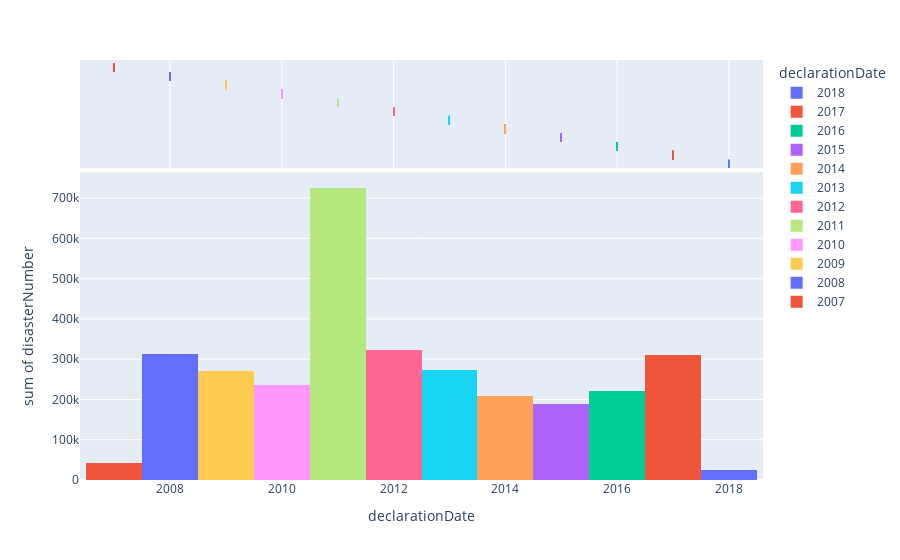

The notebook cell saved with this chart:
### Code cell
fig = px.histogram(df, x="declarationDate", y="disasterNumber", color="declarationDate", marginal="rug",
                   hover_data=df.columns)
fig.show()

### Figure 1 — Plotly figure (JSON) as saved in the notebook; plotly's stock layout.template omitted (floating-point values rounded to 4 significant figures; data arrays with more than 128 entries replaced by an {"elided": "..."} marker saying what was removed)
{"data": [{"alignmentgroup": "True", "bingroup": "x", "histfunc": "sum", "hovertemplate": "declarationDate=%{x}<br>sum of disasterNumber=%{y}<extra></extra>", "legendgroup": "2018", "marker": {"color": "#636efa", "pattern": {"shape": ""}}, "name": "2018", "offsetgroup": "2018", "orientation": "v", "showlegend": true, "type": "histogram", "x": [2018, 2018, 2018, 2018, 2018, 2018], "xaxis": "x", "y": [3397, 4353, 4357, 4356, 4355, 4354], "yaxis": "y"}, {"alignmentgroup": "True", "boxpoints": "all", "customdata": [[0, 2018, 2018, 2018, 2021, "TROPICAL STORM GITA", "Emergency", "AS", "American Samoa", "Hurricane", "0d548a11763653005b93ff0697cacdc6bc9c9cce", "5aa2d570cb4f0f7020b1703a"], [0, 2017, 2018, 2018, 2021, "WILDFIRES, FLOODING, MUDFLOWS, AND DEBRIS FLOWS", "Major Disaster", "CA", "California", "Fire", "b22716ae9f8ea2b112eed98f4b172acbf7a6eb08", "5aa2d570cb4f0f7020b1704a"], [0, 2018, 2018, 2018, 2021, "TROPICAL STORM GITA", "Major Disaster", "AS", "American Samoa", "Hurricane", "e95a392ee062eefc46d4de37bf1e96b54b0057c8", "5aa2d570cb4f0f7020b17049"], [0, 2017, 2018, 2018, 2021, "SEVERE STORM AND FLOODING", "Major Disaster", "VT", "Vermont", "Severe Storm(s)", "c0912a48e90ac7d1ffc39e241b500168b7918a5b", "5aa2d570cb4f0f7020b17058"], [0, 2017, 2018, 2018, 2021, "SEVERE STORM AND FLOODING", "Major Disaster", "NH", "New Hampshire", "Severe Storm(s)", "114d45bd440fff6a48d6e7f51d3463b80a55c21a", "5aa2d570cb4f0f7020b1705d"], [0, 2017, 2018, 2018, 2021, "SEVERE STORM AND FLOODING", "Major Disaster", "ME", "Maine", "Severe Storm(s)", "7524efbf619760559367ec468e244cf1925fb8dd", "5aa2d570cb4f0f7020b17075"]], "fillcolor": "rgba(255,255,255,0)", "hoveron": "points", "hovertemplate": "declarationDate=%{x}<br>data=%{customdata[0]}<br>incidentBeginDate=%{customdata[1]}<br>entryDate=%{customdata[2]}<br>updateDate=%{customdata[3]}<br>lastRefresh=%{customdata[4]}<br>disasterName=%{customdata[5]}<br>declarationType=%{customdata[6]}<br>stateCode=%{customdata[7]}<br>stateName=%{customdata[8]}<br>incidentType=%{customdata[9]}<br>hash=%{customdata[10]}<br>id=%{customdata[11]}<extra></extra>", "jitter": 0, "legendgroup": "2018", "line": {"color": "rgba(255,255,255,0)"}, "marker": {"color": "#636efa", "symbol": "line-ns-open"}, "name": "2018", "offsetgroup": "2018", "showlegend": false, "type": "box", "x": [2018, 2018, 2018, 2018, 2018, 2018], "xaxis": "x2", "yaxis": "y2"}, {"alignmentgroup": "True", "bingroup": "x", "histfunc": "sum", "hovertemplate": "declarationDate=%{x}<br>sum of disasterNumber=%{y}<extra></extra>", "legendgroup": "2017", "marker": {"color": "#EF553B", "pattern": {"shape": ""}}, "name": "2017", "offsetgroup": "2017", "orientation": "v", "showlegend": true, "type": "histogram", "x": [2017, 2017, 2017, 2017, 2017, 2017, 2017, 2017, 2017, 2017, 2017, 2017, 2017, 2017, 2017, 2017, 2017, 2017, 2017, 2017, 2017, 2017, 2017, 2017, 2017, 2017, 2017, 2017, 2017, 2017, 2017, 2017, 2017, 2017, 2017, 2017, 2017, 2017, 2017, 2017, 2017, 2017, 2017, 2017, 2017, 2017, 2017, 2017, 2017, 2017, 2017, 2017, 2017, 2017, 2017, 2017, 2017, 2017, 2017, 2017, 2017, 2017, 2017, 2017, 2017, 2017, 2017, 2017, 2017, 2017, 2017, 2017, 2017, 2017, 2017], "xaxis": "x", "y": [3390, 4352, 3388, 3395, 3392, 4332, 4348, 3384, 4327, 4302, 4342, 4328, 4303, 4341, 4307, 4344, 4334, 4308, 3394, 4317, 4336, 4318, 4351, 3396, 4312, 4349, 3385, 4313, 4347, 4346, 4322, 3391, 4323, 4326, 3381, 3382, 4310, 3383, 4311, 3389, 4320, 4338, 4321, 3393, 4330, 4305, 4339, 4324, 4331, 4306, 3386, 4315, 4345, 4333, 4309, 4350, 4335, 4314, 4343, 4329, 4304, 3387, 4316, 4340, 4325, 4337, 4319, 4300, 4294, 4299, 4298, 4297, 4296, 4295, 4301], "yaxis": "y"}, {"alignmentgroup": "True", "boxpoints": "all", "customdata": {"elided": "75x12 mixed values"}, "fillcolor": "rgba(255,255,255,0)", "hoveron": "points", "hovertemplate": "declarationDate=%{x}<br>data=%{customdata[0]}<br>incidentBeginDate=%{customdata[1]}<br>entryDate=%{customdata[2]}<br>updateDate=%{customdata[3]}<br>lastRefresh=%{customdata[4]}<br>disasterName=%{customdata[5]}<br>declarationType=%{customdata[6]}<br>stateCode=%{customdata[7]}<br>stateName=%{customdata[8]}<br>incidentType=%{customdata[9]}<br>hash=%{customdata[10]}<br>id=%{customdata[11]}<extra></extra>", "jitter": 0, "legendgroup": "2017", "line": {"color": "rgba(255,255,255,0)"}, "marker": {"color": "#EF553B", "symbol": "line-ns-open"}, "name": "2017", "offsetgroup": "2017", "showlegend": false, "type": "box", "x": [2017, 2017, 2017, 2017, 2017, 2017, 2017, 2017, 2017, 2017, 2017, 2017, 2017, 2017, 2017, 2017, 2017, 2017, 2017, 2017, 2017, 2017, 2017, 2017, 2017, 2017, 2017, 2017, 2017, 2017, 2017, 2017, 2017, 2017, 2017, 2017, 2017, 2017, 2017, 2017, 2017, 2017, 2017, 2017, 2017, 2017, 2017, 2017, 2017, 2017, 2017, 2017, 2017, 2017, 2017, 2017, 2017, 2017, 2017, 2017, 2017, 2017, 2017, 2017, 2017, 2017, 2017, 2017, 2017, 2017, 2017, 2017, 2017, 2017, 2017], "xaxis": "x2", "yaxis": "y2"}, {"alignmentgroup": "True", "bingroup": "x", "histfunc": "sum", "hovertemplate": "declarationDate=%{x}<br>sum of disasterNumber=%{y}<extra></extra>", "legendgroup": "2016", "marker": {"color": "#00cc96", "pattern": {"shape": ""}}, "name": "2016", "offsetgroup": "2016", "orientation": "v", "showlegend": true, "type": "histogram", "x": [2016, 2016, 2016, 2016, 2016, 2016, 2016, 2016, 2016, 2016, 2016, 2016, 2016, 2016, 2016, 2016, 2016, 2016, 2016, 2016, 2016, 2016, 2016, 2016, 2016, 2016, 2016, 2016, 2016, 2016, 2016, 2016, 2016, 2016, 2016, 2016, 2016, 2016, 2016, 2016, 2016, 2016, 2016, 2016, 2016, 2016, 2016, 2016, 2016, 2016, 2016, 2016, 2016], "xaxis": "x", "y": [4274, 4290, 4269, 3378, 4279, 4285, 4264, 4283, 4262, 4281, 4256, 4278, 4250, 4293, 4272, 4249, 4287, 4266, 4284, 4254, 4277, 4253, 4292, 4271, 4248, 4289, 4288, 4267, 3380, 4261, 4282, 4259, 3377, 4257, 4276, 4252, 4273, 4268, 4291, 4270, 3374, 3375, 4275, 4251, 3376, 4280, 4255, 4263, 4286, 4265, 4258, 3379, 4260], "yaxis": "y"}, {"alignmentgroup": "True", "boxpoints": "all", "customdata": {"elided": "53x12 mixed values"}, "fillcolor": "rgba(255,255,255,0)", "hoveron": "points", "hovertemplate": "declarationDate=%{x}<br>data=%{customdata[0]}<br>incidentBeginDate=%{customdata[1]}<br>entryDate=%{customdata[2]}<br>updateDate=%{customdata[3]}<br>lastRefresh=%{customdata[4]}<br>disasterName=%{customdata[5]}<br>declarationType=%{customdata[6]}<br>stateCode=%{customdata[7]}<br>stateName=%{customdata[8]}<br>incidentType=%{customdata[9]}<br>hash=%{customdata[10]}<br>id=%{customdata[11]}<extra></extra>", "jitter": 0, "legendgroup": "2016", "line": {"color": "rgba(255,255,255,0)"}, "marker": {"color": "#00cc96", "symbol": "line-ns-open"}, "name": "2016", "offsetgroup": "2016", "showlegend": false, "type": "box", "x": [2016, 2016, 2016, 2016, 2016, 2016, 2016, 2016, 2016, 2016, 2016, 2016, 2016, 2016, 2016, 2016, 2016, 2016, 2016, 2016, 2016, 2016, 2016, 2016, 2016, 2016, 2016, 2016, 2016, 2016, 2016, 2016, 2016, 2016, 2016, 2016, 2016, 2016, 2016, 2016, 2016, 2016, 2016, 2016, 2016, 2016, 2016, 2016, 2016, 2016, 2016, 2016, 2016], "xaxis": "x2", "yaxis": "y2"}, {"alignmentgroup": "True", "bingroup": "x", "histfunc": "sum", "hovertemplate": "declarationDate=%{x}<br>sum of disasterNumber=%{y}<extra></extra>", "legendgroup": "2015", "marker": {"color": "#ab63fa", "pattern": {"shape": ""}}, "name": "2015", "offsetgroup": "2015", "orientation": "v", "showlegend": true, "type": "histogram", "x": [2015, 2015, 2015, 2015, 2015, 2015, 2015, 2015, 2015, 2015, 2015, 2015, 2015, 2015, 2015, 2015, 2015, 2015, 2015, 2015, 2015, 2015, 2015, 2015, 2015, 2015, 2015, 2015, 2015, 2015, 2015, 2015, 2015, 2015, 2015, 2015, 2015, 2015, 2015, 2015, 2015, 2015, 2015, 2015, 2015], "xaxis": "x", "y": [4242, 3373, 4244, 4247, 4245, 4240, 4239, 4246, 4241, 4243, 4238, 3372, 4237, 4217, 4232, 4227, 4229, 4224, 4222, 4234, 4219, 4207, 4226, 4220, 4213, 4221, 4215, 4233, 4208, 4214, 4236, 4211, 4230, 4205, 4223, 4216, 4235, 4210, 4228, 4212, 4209, 4231, 4206, 4225, 4218], "yaxis": "y"}, {"alignmentgroup": "True", "boxpoints": "all", "customdata": {"elided": "45x12 mixed values"}, "fillcolor": "rgba(255,255,255,0)", "hoveron": "points", "hovertemplate": "declarationDate=%{x}<br>data=%{customdata[0]}<br>incidentBeginDate=%{customdata[1]}<br>entryDate=%{customdata[2]}<br>updateDate=%{customdata[3]}<br>lastRefresh=%{customdata[4]}<br>disasterName=%{customdata[5]}<br>declarationType=%{customdata[6]}<br>stateCode=%{customdata[7]}<br>stateName=%{customdata[8]}<br>incidentType=%{customdata[9]}<br>hash=%{customdata[10]}<br>id=%{customdata[11]}<extra></extra>", "jitter": 0, "legendgroup": "2015", "line": {"color": "rgba(255,255,255,0)"}, "marker": {"color": "#ab63fa", "symbol": "line-ns-open"}, "name": "2015", "offsetgroup": "2015", "showlegend": false, "type": "box", "x": [2015, 2015, 2015, 2015, 2015, 2015, 2015, 2015, 2015, 2015, 2015, 2015, 2015, 2015, 2015, 2015, 2015, 2015, 2015, 2015, 2015, 2015, 2015, 2015, 2015, 2015, 2015, 2015, 2015, 2015, 2015, 2015, 2015, 2015, 2015, 2015, 2015, 2015, 2015, 2015, 2015, 2015, 2015, 2015, 2015], "xaxis": "x2", "yaxis": "y2"}, {"alignmentgroup": "True", "bingroup": "x", "histfunc": "sum", "hovertemplate": "declarationDate=%{x}<br>sum of disasterNumber=%{y}<extra></extra>", "legendgroup": "2014", "marker": {"color": "#FFA15A", "pattern": {"shape": ""}}, "name": "2014", "offsetgroup": "2014", "orientation": "v", "showlegend": true, "type": "histogram", "x": [2014, 2014, 2014, 2014, 2014, 2014, 2014, 2014, 2014, 2014, 2014, 2014, 2014, 2014, 2014, 2014, 2014, 2014, 2014, 2014, 2014, 2014, 2014, 2014, 2014, 2014, 2014, 2014, 2014, 2014, 2014, 2014, 2014, 2014, 2014, 2014, 2014, 2014, 2014, 2014, 2014, 2014, 2014, 2014, 2014, 2014, 2014, 2014, 2014, 2014, 2014], "xaxis": "x", "y": [3371, 4204, 4180, 4201, 4177, 4195, 4171, 4188, 4202, 4178, 4199, 4175, 4196, 4172, 4190, 4184, 4191, 4189, 4186, 4181, 4198, 4174, 4197, 4173, 4194, 4170, 4192, 4185, 4203, 4179, 4187, 4183, 4182, 4200, 4176, 4193, 4169, 4168, 4162, 4164, 3366, 3369, 4160, 3370, 4166, 3367, 4165, 3368, 4163, 4161, 4167], "yaxis": "y"}, {"alignmentgroup": "True", "boxpoints": "all", "customdata": {"elided": "51x12 mixed values"}, "fillcolor": "rgba(255,255,255,0)", "hoveron": "points", "hovertemplate": "declarationDate=%{x}<br>data=%{customdata[0]}<br>incidentBeginDate=%{customdata[1]}<br>entryDate=%{customdata[2]}<br>updateDate=%{customdata[3]}<br>lastRefresh=%{customdata[4]}<br>disasterName=%{customdata[5]}<br>declarationType=%{customdata[6]}<br>stateCode=%{customdata[7]}<br>stateName=%{customdata[8]}<br>incidentType=%{customdata[9]}<br>hash=%{customdata[10]}<br>id=%{customdata[11]}<extra></extra>", "jitter": 0, "legendgroup": "2014", "line": {"color": "rgba(255,255,255,0)"}, "marker": {"color": "#FFA15A", "symbol": "line-ns-open"}, "name": "2014", "offsetgroup": "2014", "showlegend": false, "type": "box", "x": [2014, 2014, 2014, 2014, 2014, 2014, 2014, 2014, 2014, 2014, 2014, 2014, 2014, 2014, 2014, 2014, 2014, 2014, 2014, 2014, 2014, 2014, 2014, 2014, 2014, 2014, 2014, 2014, 2014, 2014, 2014, 2014, 2014, 2014, 2014, 2014, 2014, 2014, 2014, 2014, 2014, 2014, 2014, 2014, 2014, 2014, 2014, 2014, 2014, 2014, 2014], "xaxis": "x2", "yaxis": "y2"}, {"alignmentgroup": "True", "bingroup": "x", "histfunc": "sum", "hovertemplate": "declarationDate=%{x}<br>sum of disasterNumber=%{y}<extra></extra>", "legendgroup": "2013", "marker": {"color": "#19d3f3", "pattern": {"shape": ""}}, "name": "2013", "offsetgroup": "2013", "orientation": "v", "showlegend": true, "type": "histogram", "x": [2013, 2013, 2013, 2013, 2013, 2013, 2013, 2013, 2013, 2013, 2013, 2013, 2013, 2013, 2013, 2013, 2013, 2013, 2013, 2013, 2013, 2013, 2013, 2013, 2013, 2013, 2013, 2013, 2013, 2013, 2013, 2013, 2013, 2013, 2013, 2013, 2013, 2013, 2013, 2013, 2013, 2013, 2013, 2013, 2013, 2013, 2013, 2013, 2013, 2013, 2013, 2013, 2013, 2013, 2013, 2013, 2013, 2013, 2013, 2013, 2013, 2013, 2013, 2013, 2013, 2013, 2013], "xaxis": "x", "y": [4155, 4158, 4148, 4124, 4150, 4126, 4156, 4132, 3362, 4154, 4130, 4108, 4152, 4128, 4138, 4114, 4141, 4116, 4146, 4123, 3365, 4120, 4143, 4134, 3363, 4136, 4112, 4142, 4117, 4139, 4115, 4140, 4113, 4144, 4119, 4145, 4121, 4151, 4127, 4105, 4149, 4125, 4147, 4122, 4153, 4129, 4107, 4131, 4109, 4137, 3364, 4159, 4135, 4111, 4157, 4133, 4110, 4118, 4106, 4102, 4098, 4104, 4103, 4100, 4099, 3361, 4101], "yaxis": "y"}, {"alignmentgroup": "True", "boxpoints": "all", "customdata": {"elided": "67x12 mixed values"}, "fillcolor": "rgba(255,255,255,0)", "hoveron": "points", "hovertemplate": "declarationDate=%{x}<br>data=%{customdata[0]}<br>incidentBeginDate=%{customdata[1]}<br>entryDate=%{customdata[2]}<br>updateDate=%{customdata[3]}<br>lastRefresh=%{customdata[4]}<br>disasterName=%{customdata[5]}<br>declarationType=%{customdata[6]}<br>stateCode=%{customdata[7]}<br>stateName=%{customdata[8]}<br>incidentType=%{customdata[9]}<br>hash=%{customdata[10]}<br>id=%{customdata[11]}<extra></extra>", "jitter": 0, "legendgroup": "2013", "line": {"color": "rgba(255,255,255,0)"}, "marker": {"color": "#19d3f3", "symbol": "line-ns-open"}, "name": "2013", "offsetgroup": "2013", "showlegend": false, "type": "box", "x": [2013, 2013, 2013, 2013, 2013, 2013, 2013, 2013, 2013, 2013, 2013, 2013, 2013, 2013, 2013, 2013, 2013, 2013, 2013, 2013, 2013, 2013, 2013, 2013, 2013, 2013, 2013, 2013, 2013, 2013, 2013, 2013, 2013, 2013, 2013, 2013, 2013, 2013, 2013, 2013, 2013, 2013, 2013, 2013, 2013, 2013, 2013, 2013, 2013, 2013, 2013, 2013, 2013, 2013, 2013, 2013, 2013, 2013, 2013, 2013, 2013, 2013, 2013, 2013, 2013, 2013, 2013], "xaxis": "x2", "yaxis": "y2"}, {"alignmentgroup": "True", "bingroup": "x", "histfunc": "sum", "hovertemplate": "declarationDate=%{x}<br>sum of disasterNumber=%{y}<extra></extra>", "legendgroup": "2012", "marker": {"color": "#FF6692", "pattern": {"shape": ""}}, "name": "2012", "offsetgroup": "2012", "orientation": "v", "showlegend": true, "type": "histogram", "x": [2012, 2012, 2012, 2012, 2012, 2012, 2012, 2012, 2012, 2012, 2012, 2012, 2012, 2012, 2012, 2012, 2012, 2012, 2012, 2012, 2012, 2012, 2012, 2012, 2012, 2012, 2012, 2012, 2012, 2012, 2012, 2012, 2012, 2012, 2012, 2012, 2012, 2012, 2012, 2012, 2012, 2012, 2012, 2012, 2012, 2012, 2012, 2012, 2012, 2012, 2012, 2012, 2012, 2012, 2012, 2012, 2012, 2012, 2012, 2012, 2012, 2012, 2012, 2012, 2012, 2012, 2012, 2012, 2012, 2012, 2012, 2012, 2012, 2012, 2012, 2012, 2012, 2012, 2012, 2012, 2012, 2012, 2012, 2012, 2012, 2012, 2012, 2012, 2012], "xaxis": "x", "y": [3359, 4095, 3350, 4094, 3351, 3354, 4090, 4082, 4089, 4093, 4085, 3360, 4088, 3355, 3356, 4068, 4081, 2995, 3357, 2998, 2990, 4077, 2991, 4097, 3353, 4073, 2986, 4072, 2984, 4071, 4066, 4086, 3347, 3346, 4080, 2994, 3358, 2999, 4067, 4079, 3345, 4078, 2992, 4096, 3352, 2997, 2985, 4074, 2987, 4092, 4084, 4070, 2982, 4076, 2989, 4075, 2988, 4091, 4083, 4069, 3349, 2996, 2983, 4087, 3348, 2993, 2981, 2977, 4055, 4051, 2975, 4060, 2978, 4057, 4052, 4061, 2974, 2976, 4054, 2979, 4058, 4056, 4059, 4062, 4063, 2980, 4064, 4065, 4053], "yaxis": "y"}, {"alignmentgroup": "True", "boxpoints": "all", "customdata": {"elided": "89x12 mixed values"}, "fillcolor": "rgba(255,255,255,0)", "hoveron": "points", "hovertemplate": "declarationDate=%{x}<br>data=%{customdata[0]}<br>incidentBeginDate=%{customdata[1]}<br>entryDate=%{customdata[2]}<br>updateDate=%{customdata[3]}<br>lastRefresh=%{customdata[4]}<br>disasterName=%{customdata[5]}<br>declarationType=%{customdata[6]}<br>stateCode=%{customdata[7]}<br>stateName=%{customdata[8]}<br>incidentType=%{customdata[9]}<br>hash=%{customdata[10]}<br>id=%{customdata[11]}<extra></extra>", "jitter": 0, "legendgroup": "2012", "line": {"color": "rgba(255,255,255,0)"}, "marker": {"color": "#FF6692", "symbol": "line-ns-open"}, "name": "2012", "offsetgroup": "2012", "showlegend": false, "type": "box", "x": [2012, 2012, 2012, 2012, 2012, 2012, 2012, 2012, 2012, 2012, 2012, 2012, 2012, 2012, 2012, 2012, 2012, 2012, 2012, 2012, 2012, 2012, 2012, 2012, 2012, 2012, 2012, 2012, 2012, 2012, 2012, 2012, 2012, 2012, 2012, 2012, 2012, 2012, 2012, 2012, 2012, 2012, 2012, 2012, 2012, 2012, 2012, 2012, 2012, 2012, 2012, 2012, 2012, 2012, 2012, 2012, 2012, 2012, 2012, 2012, 2012, 2012, 2012, 2012, 2012, 2012, 2012, 2012, 2012, 2012, 2012, 2012, 2012, 2012, 2012, 2012, 2012, 2012, 2012, 2012, 2012, 2012, 2012, 2012, 2012, 2012, 2012, 2012, 2012], "xaxis": "x2", "yaxis": "y2"}, {"alignmentgroup": "True", "bingroup": "x", "histfunc": "sum", "hovertemplate": "declarationDate=%{x}<br>sum of disasterNumber=%{y}<extra></extra>", "legendgroup": "2011", "marker": {"color": "#B6E880", "pattern": {"shape": ""}}, "name": "2011", "offsetgroup": "2011", "orientation": "v", "showlegend": true, "type": "histogram", "x": {"elided": "241 int values"}, "xaxis": "x", "y": {"elided": "241 int values"}, "yaxis": "y"}, {"alignmentgroup": "True", "boxpoints": "all", "customdata": {"elided": "241x12 mixed values"}, "fillcolor": "rgba(255,255,255,0)", "hoveron": "points", "hovertemplate": "declarationDate=%{x}<br>data=%{customdata[0]}<br>incidentBeginDate=%{customdata[1]}<br>entryDate=%{customdata[2]}<br>updateDate=%{customdata[3]}<br>lastRefresh=%{customdata[4]}<br>disasterName=%{customdata[5]}<br>declarationType=%{customdata[6]}<br>stateCode=%{customdata[7]}<br>stateName=%{customdata[8]}<br>incidentType=%{customdata[9]}<br>hash=%{customdata[10]}<br>id=%{customdata[11]}<extra></extra>", "jitter": 0, "legendgroup": "2011", "line": {"color": "rgba(255,255,255,0)"}, "marker": {"color": "#B6E880", "symbol": "line-ns-open"}, "name": "2011", "offsetgroup": "2011", "showlegend": false, "type": "box", "x": {"elided": "241 int values"}, "xaxis": "x2", "yaxis": "y2"}, {"alignmentgroup": "True", "bingroup": "x", "histfunc": "sum", "hovertemplate": "declarationDate=%{x}<br>sum of disasterNumber=%{y}<extra></extra>", "legendgroup": "2010", "marker": {"color": "#FF97FF", "pattern": {"shape": ""}}, "name": "2010", "offsetgroup": "2010", "orientation": "v", "showlegend": true, "type": "histogram", "x": [2010, 2010, 2010, 2010, 2010, 2010, 2010, 2010, 2010, 2010, 2010, 2010, 2010, 2010, 2010, 2010, 2010, 2010, 2010, 2010, 2010, 2010, 2010, 2010, 2010, 2010, 2010, 2010, 2010, 2010, 2010, 2010, 2010, 2010, 2010, 2010, 2010, 2010, 2010, 2010, 2010, 2010, 2010, 2010, 2010, 2010, 2010, 2010, 2010, 2010, 2010, 2010, 2010, 2010, 2010, 2010, 2010, 2010, 2010, 2010, 2010, 2010, 2010, 2010, 2010, 2010, 2010, 2010, 2010, 2010, 2010, 2010, 2010, 2010, 2010, 2010, 2010, 2010, 2010, 2010, 2010, 2010, 2010, 2010, 2010, 2010, 2010, 2010, 2010, 2010, 2010, 2010, 2010, 2010, 2010, 2010, 2010, 2010, 2010, 2010, 2010, 2010, 2010, 2010, 2010, 2010, 2010, 2010], "xaxis": "x", "y": [1949, 1934, 1936, 1943, 2854, 1940, 1950, 1935, 1944, 3314, 1938, 1948, 1937, 1945, 2859, 1947, 1939, 2857, 3315, 2856, 1951, 2853, 2852, 1941, 1946, 1942, 2855, 2858, 2851, 2850, 1920, 1924, 1921, 1932, 1927, 1925, 1911, 1902, 1923, 1933, 1922, 2843, 1916, 2845, 2849, 1930, 1926, 1929, 1907, 3313, 1919, 3310, 1897, 1910, 2844, 1888, 1896, 1905, 1914, 1883, 1891, 1908, 1917, 1931, 1895, 2842, 2847, 1894, 1903, 1892, 1880, 1915, 1885, 1893, 1906, 1909, 1884, 3309, 1913, 1900, 1890, 1877, 2846, 1904, 1898, 1928, 1887, 1912, 1881, 1889, 1901, 1882, 1879, 3311, 1918, 1899, 2848, 3312, 1886, 1876, 1873, 1871, 1874, 3307, 1872, 3308, 1875, 1878], "yaxis": "y"}, {"alignmentgroup": "True", "boxpoints": "all", "customdata": {"elided": "108x12 mixed values"}, "fillcolor": "rgba(255,255,255,0)", "hoveron": "points", "hovertemplate": "declarationDate=%{x}<br>data=%{customdata[0]}<br>incidentBeginDate=%{customdata[1]}<br>entryDate=%{customdata[2]}<br>updateDate=%{customdata[3]}<br>lastRefresh=%{customdata[4]}<br>disasterName=%{customdata[5]}<br>declarationType=%{customdata[6]}<br>stateCode=%{customdata[7]}<br>stateName=%{customdata[8]}<br>incidentType=%{customdata[9]}<br>hash=%{customdata[10]}<br>id=%{customdata[11]}<extra></extra>", "jitter": 0, "legendgroup": "2010", "line": {"color": "rgba(255,255,255,0)"}, "marker": {"color": "#FF97FF", "symbol": "line-ns-open"}, "name": "2010", "offsetgroup": "2010", "showlegend": false, "type": "box", "x": [2010, 2010, 2010, 2010, 2010, 2010, 2010, 2010, 2010, 2010, 2010, 2010, 2010, 2010, 2010, 2010, 2010, 2010, 2010, 2010, 2010, 2010, 2010, 2010, 2010, 2010, 2010, 2010, 2010, 2010, 2010, 2010, 2010, 2010, 2010, 2010, 2010, 2010, 2010, 2010, 2010, 2010, 2010, 2010, 2010, 2010, 2010, 2010, 2010, 2010, 2010, 2010, 2010, 2010, 2010, 2010, 2010, 2010, 2010, 2010, 2010, 2010, 2010, 2010, 2010, 2010, 2010, 2010, 2010, 2010, 2010, 2010, 2010, 2010, 2010, 2010, 2010, 2010, 2010, 2010, 2010, 2010, 2010, 2010, 2010, 2010, 2010, 2010, 2010, 2010, 2010, 2010, 2010, 2010, 2010, 2010, 2010, 2010, 2010, 2010, 2010, 2010, 2010, 2010, 2010, 2010, 2010, 2010], "xaxis": "x2", "yaxis": "y2"}, {"alignmentgroup": "True", "bingroup": "x", "histfunc": "sum", "hovertemplate": "declarationDate=%{x}<br>sum of disasterNumber=%{y}<extra></extra>", "legendgroup": "2009", "marker": {"color": "#FECB52", "pattern": {"shape": ""}}, "name": "2009", "offsetgroup": "2009", "orientation": "v", "showlegend": true, "type": "histogram", "x": [2009, 2009, 2009, 2009, 2009, 2009, 2009, 2009, 2009, 2009, 2009, 2009, 2009, 2009, 2009, 2009, 2009, 2009, 2009, 2009, 2009, 2009, 2009, 2009, 2009, 2009, 2009, 2009, 2009, 2009, 2009, 2009, 2009, 2009, 2009, 2009, 2009, 2009, 2009, 2009, 2009, 2009, 2009, 2009, 2009, 2009, 2009, 2009, 2009, 2009, 2009, 2009, 2009, 2009, 2009, 2009, 2009, 2009, 2009, 2009, 2009, 2009, 2009, 2009, 2009, 2009, 2009, 2009, 2009, 2009, 2009, 2009, 2009, 2009, 2009, 2009, 2009, 2009, 2009, 2009, 2009, 2009, 2009, 2009, 2009, 2009, 2009, 2009, 2009, 2009, 2009, 2009, 2009, 2009, 2009, 2009, 2009, 2009, 2009, 2009, 2009, 2009, 2009, 2009, 2009, 2009, 2009, 2009, 2009, 2009, 2009, 2009, 2009, 2009, 2009], "xaxis": "x", "y": [1868, 1865, 1869, 1863, 2840, 1870, 1859, 1867, 1861, 1864, 2836, 2831, 1846, 1842, 2834, 2829, 1844, 1840, 2826, 1858, 1838, 1851, 2825, 2838, 1837, 1849, 3306, 2824, 2818, 1852, 1860, 1862, 2823, 1866, 2841, 2828, 1853, 2821, 2817, 2830, 2822, 1841, 2827, 1839, 2837, 2833, 1848, 2839, 1845, 1850, 2835, 1857, 1847, 3305, 2832, 1843, 1855, 2819, 1856, 2820, 1854, 1836, 2808, 2813, 2814, 2816, 1833, 2809, 2810, 1834, 1835, 2805, 2815, 1831, 2801, 1818, 1824, 1827, 1821, 2807, 1816, 1829, 1815, 2796, 2812, 2803, 2804, 1817, 2798, 1832, 1813, 2811, 1822, 2800, 2799, 2806, 1814, 1819, 2793, 1820, 1830, 3303, 2802, 3301, 1826, 3302, 2797, 1823, 3304, 1825, 3300, 2794, 2795, 1828, 1812], "yaxis": "y"}, {"alignmentgroup": "True", "boxpoints": "all", "customdata": {"elided": "115x12 mixed values"}, "fillcolor": "rgba(255,255,255,0)", "hoveron": "points", "hovertemplate": "declarationDate=%{x}<br>data=%{customdata[0]}<br>incidentBeginDate=%{customdata[1]}<br>entryDate=%{customdata[2]}<br>updateDate=%{customdata[3]}<br>lastRefresh=%{customdata[4]}<br>disasterName=%{customdata[5]}<br>declarationType=%{customdata[6]}<br>stateCode=%{customdata[7]}<br>stateName=%{customdata[8]}<br>incidentType=%{customdata[9]}<br>hash=%{customdata[10]}<br>id=%{customdata[11]}<extra></extra>", "jitter": 0, "legendgroup": "2009", "line": {"color": "rgba(255,255,255,0)"}, "marker": {"color": "#FECB52", "symbol": "line-ns-open"}, "name": "2009", "offsetgroup": "2009", "showlegend": false, "type": "box", "x": [2009, 2009, 2009, 2009, 2009, 2009, 2009, 2009, 2009, 2009, 2009, 2009, 2009, 2009, 2009, 2009, 2009, 2009, 2009, 2009, 2009, 2009, 2009, 2009, 2009, 2009, 2009, 2009, 2009, 2009, 2009, 2009, 2009, 2009, 2009, 2009, 2009, 2009, 2009, 2009, 2009, 2009, 2009, 2009, 2009, 2009, 2009, 2009, 2009, 2009, 2009, 2009, 2009, 2009, 2009, 2009, 2009, 2009, 2009, 2009, 2009, 2009, 2009, 2009, 2009, 2009, 2009, 2009, 2009, 2009, 2009, 2009, 2009, 2009, 2009, 2009, 2009, 2009, 2009, 2009, 2009, 2009, 2009, 2009, 2009, 2009, 2009, 2009, 2009, 2009, 2009, 2009, 2009, 2009, 2009, 2009, 2009, 2009, 2009, 2009, 2009, 2009, 2009, 2009, 2009, 2009, 2009, 2009, 2009, 2009, 2009, 2009, 2009, 2009, 2009], "xaxis": "x2", "yaxis": "y2"}, {"alignmentgroup": "True", "bingroup": "x", "histfunc": "sum", "hovertemplate": "declarationDate=%{x}<br>sum of disasterNumber=%{y}<extra></extra>", "legendgroup": "2008", "marker": {"color": "#636efa", "pattern": {"shape": ""}}, "name": "2008", "offsetgroup": "2008", "orientation": "v", "showlegend": true, "type": "histogram", "x": {"elided": "135 int values"}, "xaxis": "x", "y": {"elided": "135 int values"}, "yaxis": "y"}, {"alignmentgroup": "True", "boxpoints": "all", "customdata": {"elided": "135x12 mixed values"}, "fillcolor": "rgba(255,255,255,0)", "hoveron": "points", "hovertemplate": "declarationDate=%{x}<br>data=%{customdata[0]}<br>incidentBeginDate=%{customdata[1]}<br>entryDate=%{customdata[2]}<br>updateDate=%{customdata[3]}<br>lastRefresh=%{customdata[4]}<br>disasterName=%{customdata[5]}<br>declarationType=%{customdata[6]}<br>stateCode=%{customdata[7]}<br>stateName=%{customdata[8]}<br>incidentType=%{customdata[9]}<br>hash=%{customdata[10]}<br>id=%{customdata[11]}<extra></extra>", "jitter": 0, "legendgroup": "2008", "line": {"color": "rgba(255,255,255,0)"}, "marker": {"color": "#636efa", "symbol": "line-ns-open"}, "name": "2008", "offsetgroup": "2008", "showlegend": false, "type": "box", "x": {"elided": "135 int values"}, "xaxis": "x2", "yaxis": "y2"}, {"alignmentgroup": "True", "bingroup": "x", "histfunc": "sum", "hovertemplate": "declarationDate=%{x}<br>sum of disasterNumber=%{y}<extra></extra>", "legendgroup": "2007", "marker": {"color": "#EF553B", "pattern": {"shape": ""}}, "name": "2007", "offsetgroup": "2007", "orientation": "v", "showlegend": true, "type": "histogram", "x": [2007, 2007, 2007, 2007, 2007, 2007, 2007, 2007, 2007, 2007, 2007, 2007, 2007, 2007, 2007], "xaxis": "x", "y": [3280, 2740, 2733, 2737, 2738, 3281, 2732, 2741, 3279, 1734, 2736, 3282, 2739, 2735, 1735], "yaxis": "y"}, {"alignmentgroup": "True", "boxpoints": "all", "customdata": {"elided": "15x12 mixed values"}, "fillcolor": "rgba(255,255,255,0)", "hoveron": "points", "hovertemplate": "declarationDate=%{x}<br>data=%{customdata[0]}<br>incidentBeginDate=%{customdata[1]}<br>entryDate=%{customdata[2]}<br>updateDate=%{customdata[3]}<br>lastRefresh=%{customdata[4]}<br>disasterName=%{customdata[5]}<br>declarationType=%{customdata[6]}<br>stateCode=%{customdata[7]}<br>stateName=%{customdata[8]}<br>incidentType=%{customdata[9]}<br>hash=%{customdata[10]}<br>id=%{customdata[11]}<extra></extra>", "jitter": 0, "legendgroup": "2007", "line": {"color": "rgba(255,255,255,0)"}, "marker": {"color": "#EF553B", "symbol": "line-ns-open"}, "name": "2007", "offsetgroup": "2007", "showlegend": false, "type": "box", "x": [2007, 2007, 2007, 2007, 2007, 2007, 2007, 2007, 2007, 2007, 2007, 2007, 2007, 2007, 2007], "xaxis": "x2", "yaxis": "y2"}], "layout": {"barmode": "relative", "legend": {"title": {"text": "declarationDate"}, "tracegroupgap": 0}, "margin": {"t": 60}, "xaxis": {"anchor": "y", "categoryarray": [2018, 2017, 2016, 2015, 2014, 2013, 2012, 2011, 2010, 2009, 2008, 2007], "categoryorder": "array", "domain": [0, 1], "title": {"text": "declarationDate"}}, "xaxis2": {"anchor": "y2", "domain": [0, 1], "matches": "x", "showgrid": true, "showticklabels": false}, "yaxis": {"anchor": "x", "domain": [0, 0.7326], "title": {"text": "sum of disasterNumber"}}, "yaxis2": {"anchor": "x2", "domain": [0.7426, 1], "matches": "y2", "showgrid": false, "showline": false, "showticklabels": false, "ticks": ""}}}
